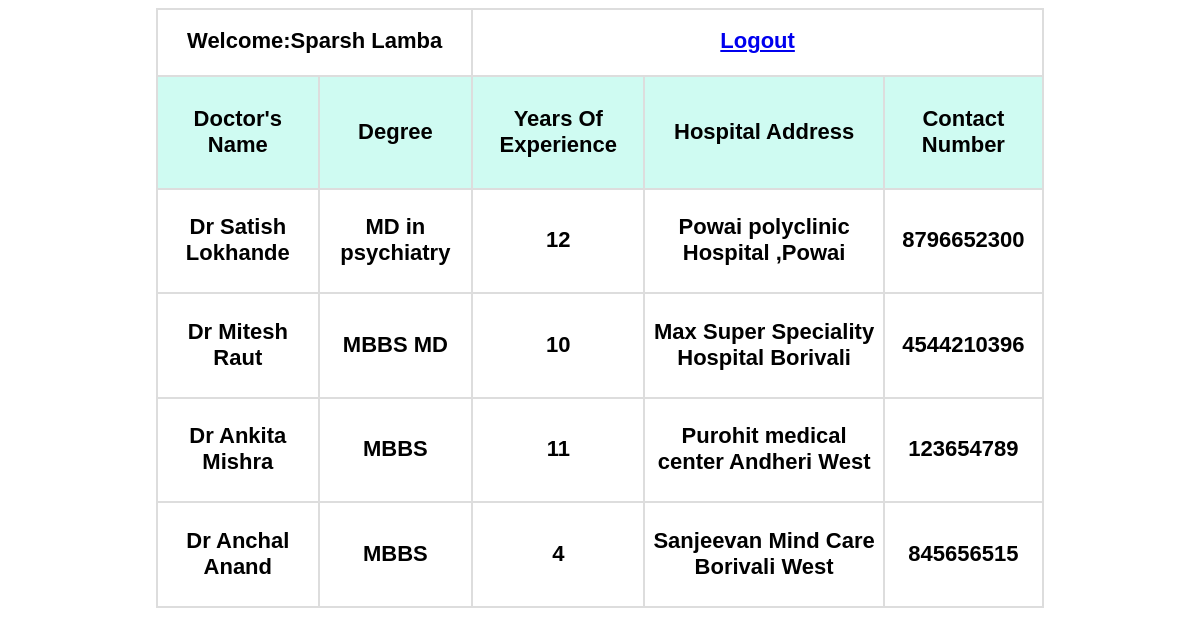
The page /viewdoc.php?cid=2 (signed in) on the database its author committed.
### tables this page shows
CREATE TABLE `doctors` (
  `ID` int(200) NOT NULL,
  `SNo` int(200) NOT NULL,
  `Name` varchar(500) NOT NULL,
  `DocEducation` varchar(500) NOT NULL,
  `YearsofExperience` text NOT NULL,
  `HospitalAddr` varchar(700) NOT NULL,
  `ContactNumber` text NOT NULL,
  `Date` date NOT NULL
);

### viewdoc.php (the view, shortened to what this page needs)
<?php
if(isset($_SESSION['login_user']))
{
 $con=mysqli_connect("localhost","root","","mentalhealthsystem");
 $id=$_GET['cid'];
 $cat_query="Select * from doctors where SNo='$id'";
 $result=mysqli_query($con,$cat_query);
 ?>
 <!DOCTYPE html>
 <html>
 <head>
 </head>
 <body>
  <form method="post" enctype="multipart/form-data">
    <table id="customers" border="2" cellpadding="5" cellspacing="4" align="center" height="600px" width="800px">
      <tr>
        <td colspan ="2">Welcome:<?php echo $_SESSION['login_user'];?></td>
        <td colspan="3" align="center"> <a href="index.html">Logout</a>
       </td>
      </tr>
     <tr>
        <th>Doctor's Name</th>
        <th>Degree</th>
        <th>Years Of Experience</th>
        <th>Hospital Address</th>
        <th>Contact Number</th>
      </tr>
        <?php
        if(mysqli_num_rows($result) > 0)
        {
          while($row=mysqli_fetch_array($result))
          {
        ?>
        <tr>
          <td> <?php echo $row["Name"]; ?> </td>
          <td> <?php echo $row["DocEducation"]; ?> </td>
          <td> <?php echo $row["YearsofExperience"]; ?> </td>
          <td> <?php echo $row["HospitalAddr"]; ?> </td>
          <td> <?php echo $row["ContactNumber"]; ?> </td>
        </tr>
      <?php
            }
          }
      ?>
  </table>
 </form>
 </body>
 </html>
 <?php
}
 else
 {
 header('location:userlogin.html');
 }?>

### viewdoc.php (style rules this page uses)
body { background-image: url("https://images.unsplash.com/photo-1500382017468-9049fed747ef?ixlib=rb-1.2.1&ixid=eyJhcHBfaWQiOjU3Nzg0fQ&w=1920"); background-size:cover; }
#customers { font-family: "Trebuchet MS", Arial, Helvetica, sans-serif; border-collapse: collapse; width: 75%; }
#customers td, #customers th { border: 2px solid #ddd; padding: 8px; padding-bottom: 10px; font-weight: bold; font-size: 22px; text-align:center; }
#customers th { padding-top: 12px; padding-bottom: 12px; text-align:center; background-color:#CFFBF2; color: black; }

### rows shown on the page
doctors: Name "Dr Satish Lokhande", DocEducation "MD in psychiatry", YearsofExperience "12", HospitalAddr "Powai polyclinic Hospital ,Powai", ContactNumber "8796652300"
doctors: Name "Dr Mitesh Raut", DocEducation "MBBS MD", YearsofExperience "10", HospitalAddr "Max Super Speciality Hospital Borivali", ContactNumber "4544210396"
doctors: Name "Dr Ankita Mishra", DocEducation "MBBS", YearsofExperience "11", HospitalAddr "Purohit medical center Andheri West", ContactNumber "123654789"
doctors: Name "Dr Anchal Anand", DocEducation "MBBS", YearsofExperience "4", HospitalAddr "Sanjeevan Mind Care Borivali West", ContactNumber "845656515"

### other values the page prints
$_SESSION['login_user'] "Sparsh Lamba"
